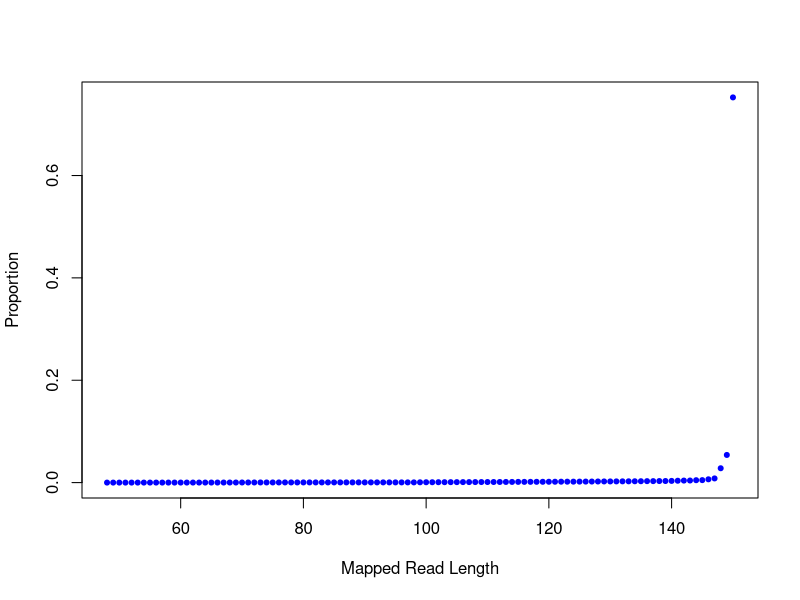

Write the R code that produced this figure.
png("/rds/user/is460/hpc-work/muscle-rnaseq/ezbamqc/output/figs/srpk3_wt_ttnb_wt_4.readlen_profile.png",width=500,height=500,units="px")
readlen_val=c(48,49,50,51,52,53,54,55,56,57,58,59,60,61,62,63,64,65,66,67,68,69,70,71,72,73,74,75,76,77,78,79,80,81,82,83,84,85,86,87,88,89,90,91,92,93,94,95,96,97,98,99,100,101,102,103,104,105,106,107,108,109,110,111,112,113,114,115,116,117,118,119,120,121,122,123,124,125,126,127,128,129,130,131,132,133,134,135,136,137,138,139,140,141,142,143,144,145,146,147,148,149,150)
readlen_count=c(100,210,431,581,784,1222,1312,1685,1933,2217,2800,2899,3309,3282,3948,4197,4694,5032,5966,6700,7634,8536,10968,12133,12997,14363,14183,14658,15869,17078,16234,16854,16885,18112,17425,17903,18269,18738,18626,19203,19265,20150,19909,19941,20849,20744,21024,20758,20563,21288,21632,29425,34879,36368,39711,41645,44895,46353,49669,50155,53216,55683,57694,59024,61647,65252,67614,71838,73032,75735,77764,81003,84005,86376,90762,92935,95068,98792,102513,105993,111259,116255,117279,120748,125884,128962,134655,138847,146188,148458,156397,159751,170568,187751,203778,209795,241531,249036,332959,421454,1450622,2796303,38965615)
plot(readlen_val,(readlen_count/51772562),pch=20,xlab="Mapped Read Length",ylab="Proportion",col="blue")
dev.state=dev.off()
